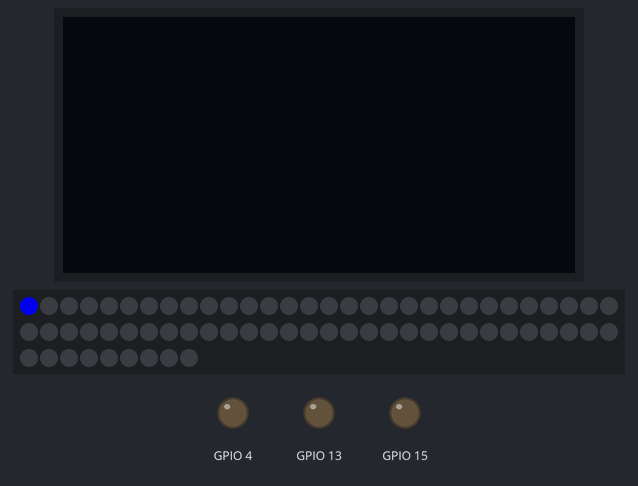
This sketch was run on a simulated ESP32. On the bench: 128×64 one-colour display, 69 RGB LEDs in strip order, left to right, continuing on the next row, output pins drawn as LEDs (lit = HIGH). I2S audio is not simulated (input reads silence); storage starts empty; what the sketch prints to the serial monitor is not drawn.

Above: at 0.3 s.
At 7.2 s:
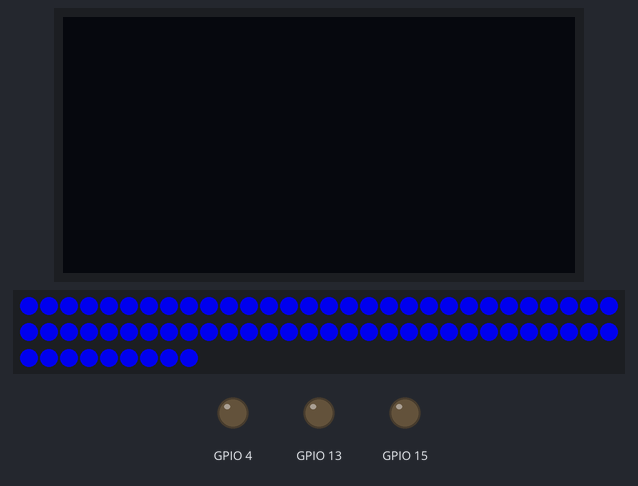
At 14.3 s:
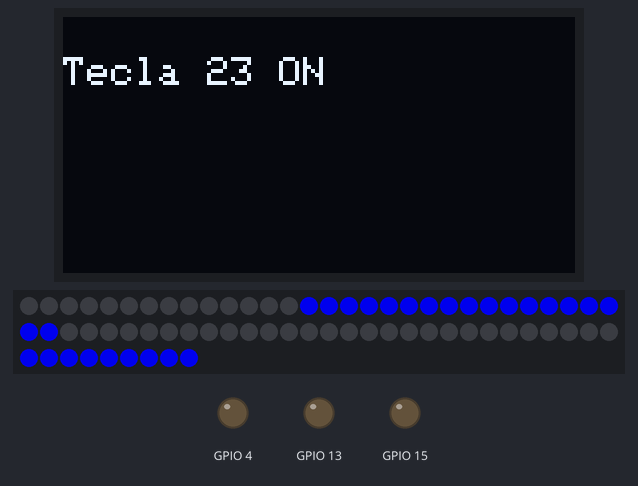
At 22.08 s:
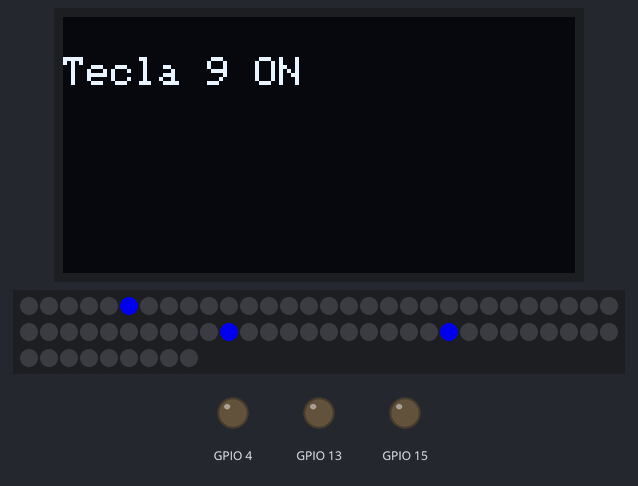
At 30.9 s:
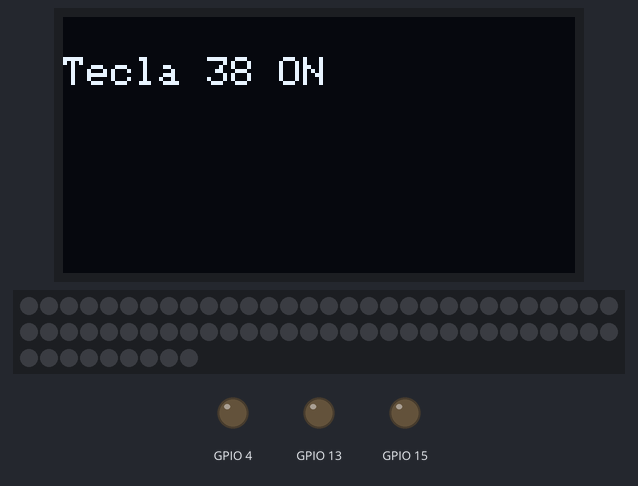
At 39.61 s:
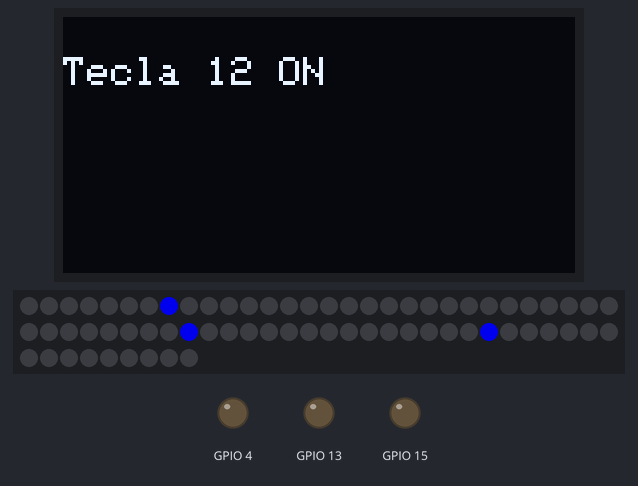

The sketch:

23-10-1_murio_.ino
```cpp
#include <Adafruit_NeoPixel.h>
#include <driver/i2s.h>
#include "soc/soc.h"
#include "soc/rtc_cntl_reg.h"
#include <esp_task_wdt.h>
#include <Wire.h>

#include <Adafruit_GFX.h>
#include <Adafruit_SSD1306.h>

#define SCREEN_WIDTH 128 // OLED display width, in pixels
#define SCREEN_HEIGHT 64 // OLED display height, in pixels

// Declaration for an SSD1306 display connected to I2C (SDA, SCL pins)
Adafruit_SSD1306 display(SCREEN_WIDTH, SCREEN_HEIGHT, &Wire, -1);


#define SDA_PIN 21
#define SCL_PIN 22
#define I2C_SLAVE_ADDR1 0x04
#define I2C_SLAVE_ADDR2 0x05
#define I2C_SLAVE_ADDR3 0x06

#define PIN 12

Adafruit_NeoPixel pixels = Adafruit_NeoPixel(69, PIN, NEO_GRB + NEO_KHZ800);


//GPIO's
//#define BCK  26
//#define LRC  27
//#define DOU  25


//MICROSD PIN
//VCC  3,3v
//GND  GND
//CS   GPIO4
//MISO GPIO19
//SCK  GPIO12
//MOSI GPIO23

#include <SPI.h>
#include <SD.h>


TaskHandle_t Task1;

File root;
File file;

String archivos[100];
int numarchivos=0;
int posarchivos=0;

boolean botones[14];
int valorbotones[14];
int tiempobotones[14];

int tiempob;
boolean pulsado=false;

// Configuración del bus I2S PCM5102
i2s_config_t i2sConfig;

// Buffer de salida de audio
int16_t audioBuffer[512];
size_t bytesWritten;

int16_t ultimovalor=0;

float volumen=0.4;

int limitepulsacion=5;

byte sonido[3][25000];
int tamsonido[3];

float frecuenciasonido[39];
float possonido[39];

boolean sonidorelleno[3];
boolean cargarsonido[3];
int loopsonido[3];
int looptiempo[3];

boolean play=false;

int instante;

int botonseleccionado=0;

int tiempoluces;
int tiempo;

boolean teclas[39];
int tiempoteclas[39];

byte valorteclas[39];

float volumenteclas[39];

byte musicanotas[1000];
uint16_t musicatiempoinicio[1000];
uint16_t musicatiempofin[1000];
int musicaposicion=0;
int tiempomusica;
int musicatam=0;
int notasenteclas[39];

int tiempon=5000;

void cargasonido(int numsonido){

  String nombrearchivo=archivos[posarchivos];

 // Serial.print("Se va abrir el archivo : ");
 // Serial.println(nombrearchivo);

  File file2 = SD.open(nombrearchivo,"r");

  posarchivos++;
  if(posarchivos>=numarchivos){ posarchivos=0; }

  if (!file2) { Serial.println("Failed to open file for reading"); return; }


  byte header[44];file2.read(header,44);

  tamsonido[numsonido]=file2.read(sonido[numsonido],25000);


  /*
  while (file2.available()) {
    byte dato=file2.read();
    sonido[tamsonido]=dato;
    tamsonido++;
    if(tamsonido>=100000){ break;}
  }
  */

  //Serial.print("Size : ");
  //Serial.println(tamsonido[numsonido]);

  sonidorelleno[numsonido]=true;

  frecuenciasonido[numsonido]=261.63;
  loopsonido[numsonido]=0;
  possonido[numsonido]=0;

  file2.close();

  /*
  int maximo=-100000;
  for(int i=0;i<tamsonido-1;i++){
    int d=sonido[i+1]-sonido[i];
    if(d>maximo){ maximo=d;}
    if(d>255){ Serial.println(d); delay(10); }
  }
  */

  //Serial.print("Maximo : ");
  //Serial.println(maximo);


}


void luces(){

  if(teclas[0]){  led(0,0,0,200);  }else {  led(0,0,0,0);  }
  if(teclas[2]){  led(1,0,0,200);  }else {  led(1,0,0,0);  }
  if(teclas[4]){  led(2,0,0,200);  }else {  led(2,0,0,0);  }
  if(teclas[5]){  led(3,0,0,200);  }else {  led(3,0,0,0);  }
  if(teclas[7]){  led(4,0,0,200);  }else {  led(4,0,0,0);  }
  if(teclas[9]){  led(5,0,0,200);  }else {  led(5,0,0,0);  }
  if(teclas[11]){ led(6,0,0,200);  }else {  led(6,0,0,0);  }

  if(teclas[12]){  led(7,0,0,200);  }else {  led(7,0,0,0);  }
  if(teclas[14]){  led(8,0,0,200);  }else {  led(8,0,0,0);  }
  if(teclas[16]){  led(9,0,0,200);  }else {  led(9,0,0,0);  }
  if(teclas[17]){  led(10,0,0,200);  }else {  led(10,0,0,0);  }
  if(teclas[19]){  led(11,0,0,200);  }else {  led(11,0,0,0);  }
  if(teclas[21]){  led(12,0,0,200);  }else {  led(12,0,0,0);  }
  if(teclas[23]){  led(13,0,0,200);  }else {  led(13,0,0,0);  }

  if(teclas[24]){  led(14,0,0,200);  }else {  led(14,0,0,0);  }
  if(teclas[26]){  led(15,0,0,200);  }else {  led(15,0,0,0);  }
  if(teclas[28]){  led(16,0,0,200);  }else {  led(16,0,0,0);  }
  if(teclas[29]){  led(17,0,0,200);  }else {  led(17,0,0,0);  }
  if(teclas[31]){  led(18,0,0,200);  }else {  led(18,0,0,0);  }
  if(teclas[33]){  led(19,0,0,200);  }else {  led(19,0,0,0);  }
  if(teclas[35]){  led(20,0,0,200);  }else {  led(20,0,0,0);  }

  if(teclas[36]){  led(21,0,0,200);  }else {  led(21,0,0,0);  }
  if(teclas[38]){  led(22,0,0,200);  }else {  led(22,0,0,0);  }

  pixels.show();

}

void led(int i,int r,int g,int b){

    pixels.setPixelColor(i,pixels.Color(r,g,b));
    pixels.setPixelColor(45-i,pixels.Color(r,g,b));
    pixels.setPixelColor(i+46,pixels.Color(r,g,b));

}


void lectura(int puerto,int pos){

  if((millis()-tiempobotones[pos])<100){ botones[pos]=false; return; }

  int valor=analogRead(puerto);

  //Serial.println(valor);

  if(valor>limitepulsacion){

    delayMicroseconds(100);
    valor=analogRead(puerto);

    if(valor>limitepulsacion){

      botones[pos]=true;
      pulsado=true;
      valorbotones[pos]=valor;

      tiempobotones[pos]=instante;

      /*
      Serial.print("Boton ");
      Serial.print(pos);
      Serial.print(" : ");
      Serial.println(valor);
      */
    }else{
      botones[pos]=false;
    }

  }else{
    botones[pos]=false;
  }


}

void revisaloop(){
  int instanteloop=millis();

  for(int i=0;i<3;i++){
    if((sonidorelleno[i])&&(loopsonido[i]!=0)){
      if((instanteloop-looptiempo[i])>loopsonido[i]){
        //Serial.println("Se pulsa boton por loop");
        possonido[i]=0;
        looptiempo[i]=instanteloop;
      }
    }
  }

}

void recogeteclas(){

  byte numeros[39];

  for(int i=0;i<39;i++){ numeros[i]=0; }

  //Serial.println("Miramos teclas");
  /*
  Wire.requestFrom(I2C_SLAVE_ADDR1,15);
  int contador=0;


  int instante=millis();
  while(contador<15){
    if(Wire.available()>0){
      numeros[contador] = Wire.read();
      contador++;
    }
    if((millis()-instante)>1000) { return; }
  }
  delay(1);

  Wire.requestFrom(I2C_SLAVE_ADDR2,15);
  instante=millis();
  while(contador<30){
    if(Wire.available()>0){
      numeros[contador] = Wire.read();
      contador++;
    }
    if((millis()-instante)>1000) { return; }
  }
  delay(1);

  Wire.requestFrom(I2C_SLAVE_ADDR3,9);
  instante=millis();
  while(contador<39){
    if(Wire.available()>0){
      numeros[contador] = Wire.read();
      contador++;
    }
    if((millis()-instante)>1000) { return; }
  }
  delay(1);

 */
  for(int i=0;i<39;i++){
      if(notasenteclas[i]!=-1){
        if((millis()-tiempomusica)>musicatiempofin[notasenteclas[i]]){
            numeros[i]=0;
            notasenteclas[i]=-1;
            String texto="Tecla ";
            texto+=i;
            texto+=" ON ";
            Serial.println(texto);

            ponerenpantalla(texto);

            if(musicaposicion>=musicatam){
              tiempomusica=millis();
              musicaposicion=0;
            }

        }else{
            numeros[i]=130;
        }
      }
  }

  if(musicaposicion<musicatam){

    while((millis()-tiempomusica)>musicatiempoinicio[musicaposicion]){
        int tecla=musicanotas[musicaposicion];

        String texto="Tecla ";
        texto+=tecla;
        texto+=" ON ";
        Serial.println(texto);

        ponerenpantalla(texto);

        valorteclas[tecla]=100;
        numeros[tecla]=130;
        notasenteclas[tecla]=musicaposicion;
        musicaposicion++;
        if(musicaposicion>=musicatam){ break; }
    }

  }


   //int rampa=((int)valorteclas[0])-((int)numeros[0]);
   //Serial.println(rampa);

  /*
  //Serial.print("Esclavo 1 :");
  for(byte i=0;i<15;i++){
      //Serial.print(numeros[i]);
      //Serial.print(",");
      delay(1);
  }
  //Serial.println("");

  //Serial.print("Esclavo 2 :");
  for(byte i=15;i<30;i++){
      //Serial.print(numeros[i]);
      //Serial.print(",");
      delay(1);
  }
  //Serial.println("");

  //Serial.print("Esclavo 3 :");
  for(byte i=30;i<39;i++){
      //Serial.print(numeros[i]);
      //Serial.print(",");
      delay(1);
  }
  //Serial.println("");

  */

  float f=130.61;

  for(byte i=0;i<39;i++){

    if(!teclas[i]){  //Tecla no pulsada
      if((millis()-tiempoteclas[i])>50){
        //if(numeros[i]>80){
        if(numeros[i]>120){

          int rampa=(((int)valorteclas[i])-((int)numeros[i]))/2;
          if(rampa>10){ rampa=10; }
          volumenteclas[i]=0.1*rampa;

          frecuenciasonido[i]=f;
          possonido[i]=0;
          teclas[i]=true;
          tiempoteclas[i]=millis();
        }
      }
    }else{  //Tecla pulsada
      if((millis()-tiempoteclas[i])>50){
        //if(numeros[i]<180){
        if(numeros[i]<120){
          possonido[i]=tamsonido[botonseleccionado];
          teclas[i]=false;
          tiempoteclas[i]=millis();
        }
      }
    }

    f=f*1.06;

  }

  for(byte i=0;i<39;i++){ valorteclas[i]=numeros[i]; }

}


boolean pulsacionbotones(){

    pulsado=false;
    instante=millis();

    digitalWrite(22,HIGH);delay(2);
    lectura(39,0);
    lectura(34,1);
    lectura(35,2);
    lectura(36,3);
    digitalWrite(22,LOW);delay(2);

    digitalWrite(4,HIGH);delay(2);
    lectura(39,4);
    lectura(34,5);
    lectura(35,6);
    lectura(36,7);
    digitalWrite(4,LOW);delay(2);


    digitalWrite(13,HIGH);delay(2);
    lectura(39,8);
    lectura(34,9);
    lectura(35,10);
    lectura(36,11);
    digitalWrite(13,LOW);delay(2);

    digitalWrite(15,HIGH);delay(2);
    lectura(36,12);
    lectura(34,13);
    digitalWrite(15,LOW);delay(2);


   /*

    for(int i=0;i<14;i++){
      if(botones[i]){
        Serial.print("Boton ");
        Serial.print(i);
        Serial.print(" : ");
        Serial.println(valorbotones[i]);
      }
    }

   */

    return pulsado;

}


void control(){

  if(botones[9]) { play=!play; delay(300);}

  if(botones[13]) { ///VOLUMEN +
        volumen+=0.05;
        if(volumen>1.0){ volumen=1.0;}
  }else if(botones[12]) { ///VOLUMEN -
        volumen-=0.05;
        if(volumen<0.05){ volumen=0.05;}
  }

  if(!play) { /// Se configuran los botones y las parametros del sonido

    if(botones[0]) {       botonseleccionado=0;possonido[0]=0;   }
    else if(botones[1]) {  botonseleccionado=1;possonido[1]=0;   }
    else if(botones[2]) {  botonseleccionado=2;possonido[2]=0;   }
    else if(botones[3]) {  botonseleccionado=3;possonido[3]=0;  }


    if(botones[11]) {
      cargarsonido[botonseleccionado]=true;
     // while(cargarsonido[botonseleccionado]){ delay(1); }
    }

    if(botones[10]) { ///PITCH +  de botonseleccionado
        frecuenciasonido[botonseleccionado]+=2.0;
        possonido[botonseleccionado]=0;
    }else if(botones[8]) { ///PITCH -  de botonseleccionado
        frecuenciasonido[botonseleccionado]-=2.0;
        possonido[botonseleccionado]=0;
    }

    if(botones[5]) { ///LOOP +  de botonseleccionado

        looptiempo[botonseleccionado]=millis();

        if(loopsonido[botonseleccionado]==0){ loopsonido[botonseleccionado]=500; }
        else{
            loopsonido[botonseleccionado]-=50;
            if(loopsonido[botonseleccionado]<100){ loopsonido[botonseleccionado]=0;}
        }

    }else if(botones[7]) { ///LOOP -  de botonseleccionado

        looptiempo[botonseleccionado]=millis();

        if(loopsonido[botonseleccionado]==0){ loopsonido[botonseleccionado]=500; }
        else{
            loopsonido[botonseleccionado]+=50;
            if(loopsonido[botonseleccionado]>3000){ loopsonido[botonseleccionado]=0;}
        }
    }


  }else{

    if(botones[0]) {  possonido[0]=0;  }
    if(botones[1]) {  possonido[1]=0;  }
    if(botones[2]) {  possonido[2]=0;  }
    if(botones[3]) {  possonido[3]=0;  }

  }

}

void printDirectory() {

  int sigue = 1;
  int i = 0;

  root.rewindDirectory();

  numarchivos = 0;
  while (sigue == 1) {
      File entry =  root.openNextFile();
      if (! entry) { break; }

      String nombre=entry.name();
      if(nombre.indexOf("/")!=-1){ archivos[numarchivos] = ""; }
      else{ archivos[numarchivos] = "/"; }

      archivos[numarchivos] +=entry.name();
      Serial.println(archivos[numarchivos]);
      entry.close();
      numarchivos++;
  }

}

void compruebaplayer(){

  //Serial.println("Se comprueba player");

  for(int i=0;i<3;i++){
     if((sonidorelleno[i])&&(possonido[i]==0)) {
        reproduce();
     }
  }

  if(ultimovalor!=0){ reproduce();}

}


void silencio(){

    for (int i = 0; i < sizeof(audioBuffer) / sizeof(int16_t); i += 2) {
        audioBuffer[i] = 0;
        audioBuffer[i + 1] = 0;
    }

}


void actualizasonidos(){
  for(int i=0;i<3;i++){
      if(cargarsonido[i]){
        cargasonido(i);
        cargarsonido[i]=false;
      }
  }
}


void reproduce(){

  //Serial.println("Entra a reproducir");

  int j=0;
  boolean consonido=false;

  for(;;){

    consonido=false;

    int32_t valormuestra=0;

    for(int i=0;i<3;i++){

      if(sonidorelleno[i]){

        for(int jj=0;jj<39;jj++){

          if(possonido[jj]<(tamsonido[i]-50)){

            consonido=true;

            float frecuenciawav=523.25;

            float vel=frecuenciasonido[jj]/frecuenciawav;
            vel=vel*2;

            int ii=(int)possonido[jj];
            if((ii%2)!=0){ ii++; }

            int16_t dato1;
            dato1 = sonido[i][ii+1]<<8 | sonido[i][ii];

            int16_t dato2;
            dato2 = sonido[i][ii+3]<<8 | sonido[i][ii+2];

            float dat1 = ((float)dato1)*volumenteclas[jj];
            float dat2 = ((float)dato2)*volumenteclas[jj];

            float p=possonido[jj]-ii;

            float dat=(dat1*(1-p))+(dat2*p);

            valormuestra+=(int32_t)dat;

            possonido[jj]+=vel;

          }

        }

      }

    }

    boolean sigue=true;
    int32_t dato2=valormuestra;

    if(!consonido){

      while(sigue){
            sigue=false;

            int16_t dif=dato2-ultimovalor;
            dif=abs(dif);

            if(dif>128){
              dato2=(dato2+ultimovalor)/2;
              sigue=true;
            }
      }

    }

    if(dato2>32765){ dato2=32765; }
    else if(dato2<-32765){ dato2=-32765; }

    audioBuffer[j] = (int16_t)dato2;
    audioBuffer[j+1] = (int16_t)dato2;


    ultimovalor=audioBuffer[j];

    j+=2;

    if(j>=sizeof(audioBuffer)/sizeof(int16_t)){

      //Serial.println(audioBuffer[j-2]);
      j=0;
      i2s_write(I2S_NUM_0, audioBuffer, sizeof(audioBuffer), &bytesWritten, portMAX_DELAY);

      delay(1);
      yield();
    }

    if((cargarsonido[0])||(cargarsonido[1])||(cargarsonido[2])){
       Serial.println("Se sale de reproduce para cargar sonido");
       break;
    }

  }

 // Serial.println("Sale de reproducir");

}


void metenotas(int nota){

      notasenteclas[musicatam]=-1;
      musicanotas[musicatam]=nota;
      musicatiempoinicio[musicatam]=tiempon;
      musicatiempofin[musicatam]=tiempon+500;
      tiempon+=500;
      musicatam++;
}

void ponerenpantalla(String texto){

  display.clearDisplay();

  display.setTextSize(1);
  display.setTextColor(WHITE);
  display.setCursor(0, 10);
  // Display static text
  display.println(texto);
  display.display();

}

void setup() {

  Serial.begin(115200);
  Wire.begin(SDA_PIN,SCL_PIN);
  Wire.setClock(400000);

   if(!display.begin(SSD1306_SWITCHCAPVCC, 0x3C)) { // Address 0x3D for 128x64
    Serial.println(F("SSD1306 allocation failed"));
    for(;;);
  }


  WRITE_PERI_REG(RTC_CNTL_BROWN_OUT_REG, 0);

  pinMode(22,OUTPUT);
  pinMode(4,OUTPUT);
  pinMode(13,OUTPUT);
  pinMode(15,OUTPUT);

  pinMode(34,INPUT);
  pinMode(35,INPUT);
  pinMode(36,INPUT);
  pinMode(39,INPUT);

  analogReadResolution(8);

  pixels.begin();
  delay(100);
  for(int i=0;i<69;i++){
    pixels.setPixelColor(i,pixels.Color(0,0,200));
    delay(100);
    pixels.show();
  }

  for(int i=68;i>=0;i--){
    pixels.setPixelColor(i,pixels.Color(0,0,0));
    delay(100);
    pixels.show();
  }


  tiempob=millis();
  Serial.println("PIANO TURMANDREAMS");

  // Configurar la configuración del bus I2S  PCM5102

  i2sConfig.mode = (i2s_mode_t)(I2S_MODE_MASTER | I2S_MODE_TX);
  i2sConfig.sample_rate = 44000;
  i2sConfig.bits_per_sample = I2S_BITS_PER_SAMPLE_16BIT;
  i2sConfig.channel_format = I2S_CHANNEL_FMT_RIGHT_LEFT;
  i2sConfig.communication_format = i2s_comm_format_t(I2S_COMM_FORMAT_I2S | I2S_COMM_FORMAT_I2S_MSB);
  i2sConfig.intr_alloc_flags = 0;
  i2sConfig.dma_buf_count = 8;
  i2sConfig.dma_buf_len = 256;
  i2sConfig.use_apll = false;
  i2sConfig.tx_desc_auto_clear = true;
  i2sConfig.fixed_mclk = 0;
  //i2sConfig.clkm_div_num = 1;

  // Inicializar el bus I2S con la configuración
  i2s_driver_install(I2S_NUM_0, &i2sConfig, 0, NULL);

  // Configurar el pinout del bus I2S
  i2s_pin_config_t pinConfig;
  pinConfig.bck_io_num = 26;    // Pin de reloj de bit
  pinConfig.ws_io_num = 27;     // Pin de selección de palabra
  pinConfig.data_out_num = 25;  // Pin de datos de salida
  pinConfig.data_in_num = -1;   // No se utiliza la entrada de datos
  i2s_set_pin(I2S_NUM_0, &pinConfig);

  boolean sigue=true;
  while(sigue){
    Serial.println("Se va a leer la SD");
    if(SD.begin(2)){
      //Serial.println("Se abre la carpeta root");
      root = SD.open("/");
      sigue=false;
    }else{
      sigue=true;
    }
  }

  printDirectory();

  //Serial.println("Comenzamos las pulsaciones");

  xTaskCreatePinnedToCore(
                    Task1code,   /* Task function. */
                    "Task1",     /* name of task. */
                    10000,       /* Stack size of task */
                    NULL,        /* parameter of the task */
                    1,           /* priority of the task */
                    &Task1,      /* Task handle to keep track of created task */
                    0);          /* pin task to core 0 */

  for(int i=0;i<3;i++){ sonidorelleno[i]=false;cargarsonido[i]=false; }


  musicatam=0;

  for(int i=0;i<3;i++){
    metenotas(0+(i*12));metenotas(2+(i*12));metenotas(4+(i*12));
    metenotas(5+(i*12));metenotas(7+(i*12));metenotas(9+(i*12));metenotas(11+(i*12));
  }

  metenotas(36);metenotas(38);

  tiempomusica=millis();

  cargarsonido[botonseleccionado]=true;


}


void Task1code( void * pvParameters ){    // en este Core recogemos las peticiones web


  for(;;){

    //pulsacionbotones();
    recogeteclas();
    revisaloop();
    //control();
    //if((millis()-tiempob)>5000){cargarsonido[botonseleccionado]=true;}
    luces();

    esp_task_wdt_reset();
    delay(5);
  }
}


void loop() {

    actualizasonidos();
    compruebaplayer();
    esp_task_wdt_reset();

}
```

Measured:
- what the display in image 2 shows lasts 5.0 s, from 14.3 s to 19.3 s
- what the display in image 3 shows lasts 0.5 s, from 21.8 s to 22.3 s
